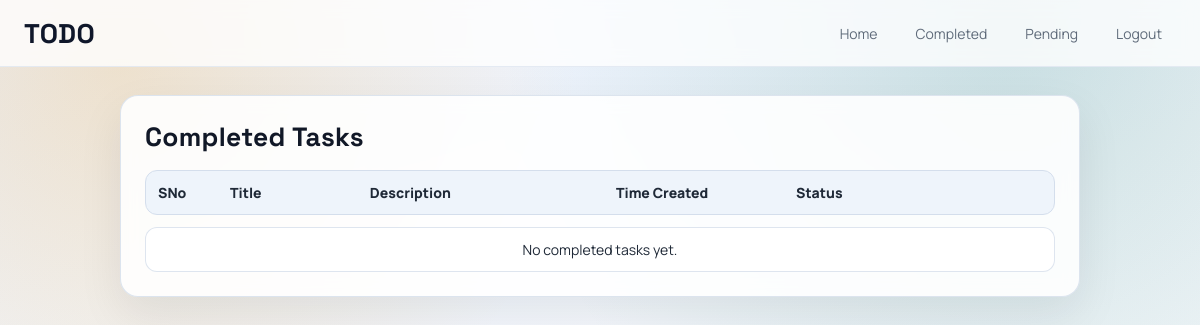
The app's page /done (signed in), older data.
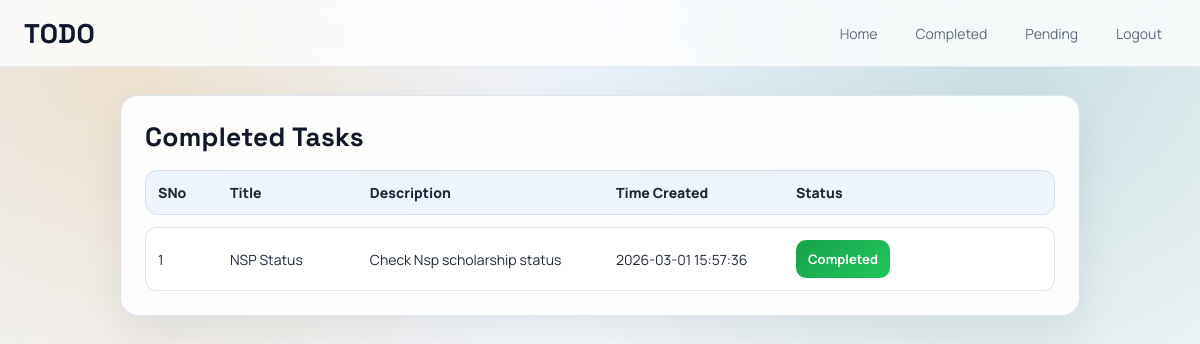
The same page, newer data.
### app.py (models this page shows, shortened)
class Task(db.Model):
    sno = db.Column(db.Integer, primary_key=True)
    title = db.Column(db.String(200), nullable=False)
    desc = db.Column(db.String(500), nullable=False)
    user_id = db.Column(
        db.Integer,
        db.ForeignKey("user.id"),
        nullable=False
        )
    completed = db.Column(db.Boolean, nullable=False, default=False)
    date_created = db.Column(db.DateTime, default=db.func.current_timestamp())

### app.py (the view)
@app.route("/done")
def done():
    if "user_id" not in session:
        return redirect("/login")
    done_tasks = Task.query.filter_by(user_id=session["user_id"], completed=True).all()
    return render_template("done.html", done_tasks=done_tasks)

### templates/done.html (shortened to what this page needs)
{% extends 'base.html' %}
{% block body %}
<section class="recent_tasks">
    <h2>Completed Tasks</h2>
    <div class="task_table">
        <div class="task_row task_header">
            <div class="task_cell">SNo</div>
            <div class="task_cell">Title</div>
            <div class="task_cell">Description</div>
            <div class="task_cell">Time Created</div>
            <div class="task_cell">Status</div>
        </div>
        <ul class="task_list">
            {% if done_tasks %}
            {% for task in done_tasks %}
            <li class="task_row">
                <div class="task_cell">{{ loop.index }}</div>
                <div class="task_cell">{{ task.title }}</div>
                <div class="task_cell">{{ task.desc }}</div>
                <div class="task_cell">{{ task.date_created }}</div>
                <div class="task_cell">
                    <span class="btn btn_done">Completed</span>
                </div>
            </li>
            {% endfor %}
            {% else %}
            <li class="task_row task_empty">
                <div class="task_cell" aria-live="polite">No completed tasks yet.</div>
            </li>
            {% endif %}
        </ul>
    </div>
</section>
{% endblock body %}

Row changes from the older to the newer data that the page shows:
added Task: title "NSP Status", desc "Check Nsp scholarship status", date_created "2026-03-01 15:57:36"
Text that changed along with them:
text no longer shown: "No completed tasks yet."
